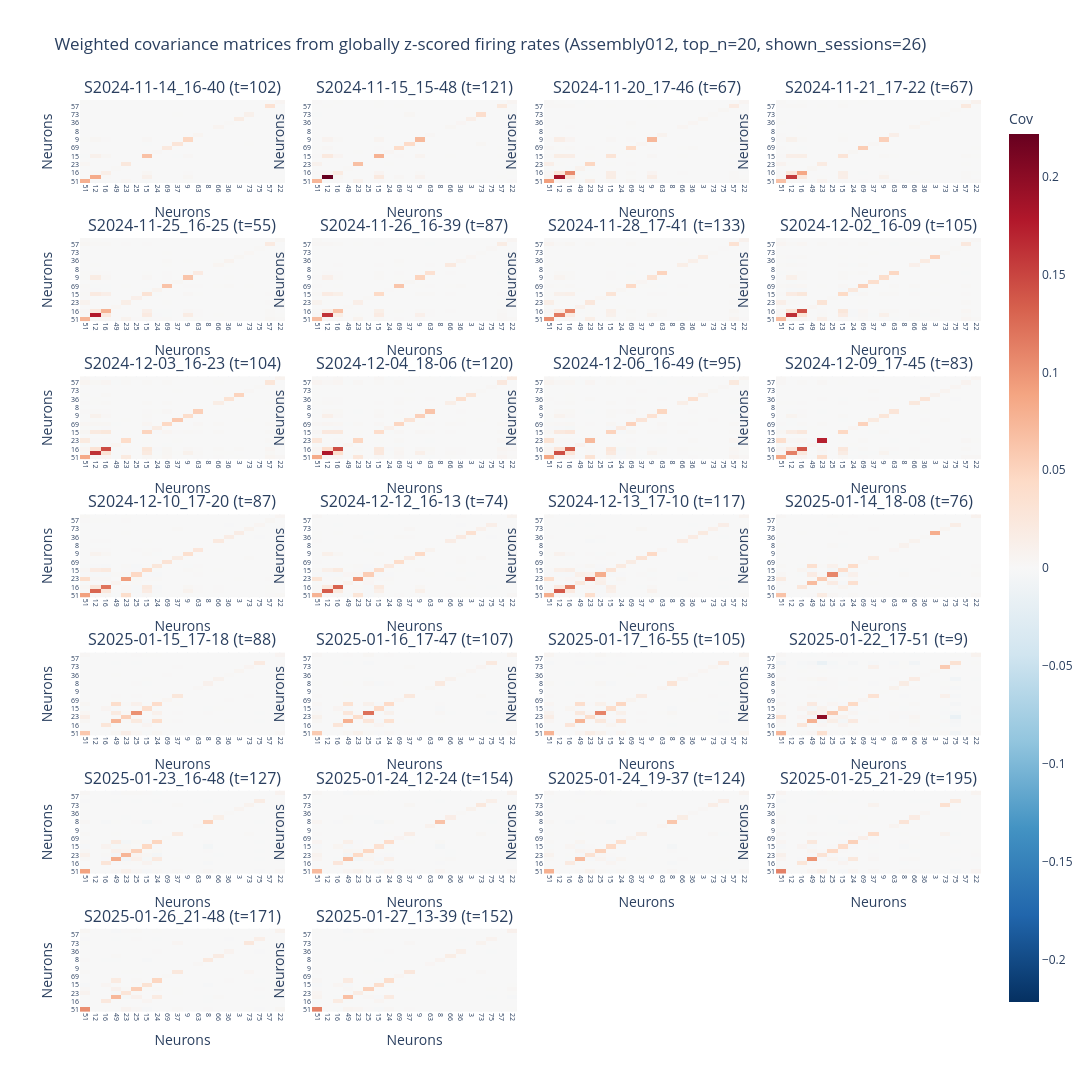

The cell this chart's notebook holds for it:
### Code cell
# Weighted covariance (second moment) from globally z-scored concatenated firing rates
assembly_name = "Assembly012"

top_n = 20

# Session display controls:
# - session_selector=None: first `default_n_sessions` sessions
# - session_selector='all': all sessions
# - session_selector=[...]: session IDs (str) and/or 1-based indices (int)
session_selector = 'all'
default_n_sessions = 8
n_cols = 4  # default 8 sessions -> 2 rows
show_global_panel = False

unit_cols = [c for c in fr.columns if isinstance(c, str) and c.startswith("Unit")]
fr_units_hz = fr.loc[:, unit_cols].apply(pd.to_numeric, errors="coerce").fillna(0.0)

# Global z-score per unit across all concatenated rows
fr_units_z = (fr_units_hz - fr_units_hz.mean(axis=0)) / fr_units_hz.std(axis=0, ddof=1)
fr_units_z = fr_units_z.replace([np.inf, -np.inf], np.nan).fillna(0.0)

w_raw = ensambles[assembly_name].copy()

# Map ensemble index to canonical Unit#### labels
idx_as_str = pd.Series(w_raw.index).astype(str)
if idx_as_str.str.startswith("Unit").all():
    w_by_unit = pd.Series(w_raw.values, index=idx_as_str.values)

w_by_unit = pd.to_numeric(w_by_unit, errors="coerce").reindex(unit_cols).fillna(0.0)

# Ordering by absolute weight
unit_order = w_by_unit.abs().sort_values(ascending=False).index.tolist()

# Apply weights after global z-scoring
fr_units_z_w = fr_units_z.mul(w_by_unit, axis=1)
top_units = unit_order[:min(top_n, len(unit_order))]
fr_units_z_w = fr_units_z_w.loc[:, top_units]

# Overall weighted covariance
cov_global = fr_units_z_w.cov()

all_session_ids = fr_units_z_w.index.get_level_values("session_id").unique().tolist()
cov_by_session = {}
for s in all_session_ids:
    Xs = fr_units_z_w.xs(s, level="session_id")
    cov_by_session[s] = Xs.cov()


def _resolve_session_selection(session_ids, selector, default_n):
    if selector is None:
        return session_ids[:min(default_n, len(session_ids))]

    if isinstance(selector, str):
        if selector.lower() == "all":
            return session_ids
        selector = [selector]

    selected = []
    for item in selector:
        if isinstance(item, (int, np.integer)):
            idx = item - 1 if item > 0 else item
            if idx < -len(session_ids) or idx >= len(session_ids):
                raise IndexError(f"Session index {item} is out of range for {len(session_ids)} sessions.")
            selected.append(session_ids[idx])
        else:
            sid = str(item)
            if sid not in session_ids:
                raise ValueError(f"Unknown session_id: {sid}")
            selected.append(sid)

    # De-duplicate while preserving order
    return list(dict.fromkeys(selected))


selected_session_ids = _resolve_session_selection(
    all_session_ids,
    session_selector,
    default_n_sessions,
)

if not selected_session_ids:
    raise ValueError("No sessions selected for weighted covariance plot.")

n_trials_by_session = {
    s: int(pd.to_numeric(fr_track.xs(s, level="session_id")["trial_id"], errors="coerce").dropna().nunique())
    for s in selected_session_ids
}

panel_covs = []
panel_titles = []
if show_global_panel:
    panel_covs.append(cov_global)
    panel_titles.append(f"Global (n={fr_units_z_w.shape[0]})")

for s in selected_session_ids:
    panel_covs.append(cov_by_session[s])
    panel_titles.append(f"S{s} (t={n_trials_by_session[s]})")

# Shared color scale for comparability across the displayed panels
max_abs = max(float(np.nanmax(np.abs(c.values))) for c in panel_covs)
if not np.isfinite(max_abs) or max_abs == 0:
    max_abs = 1.0

n_panels = len(panel_covs)
n_rows = int(np.ceil(n_panels / n_cols))
titles = panel_titles + [""] * (n_rows * n_cols - len(panel_titles))

fig = make_subplots(
    rows=n_rows,
    cols=n_cols,
    subplot_titles=titles,
    horizontal_spacing=0.03,
    vertical_spacing=0.06,
)


def _add_cov_panel(cov_df, panel_idx, showscale=False):
    row = panel_idx // n_cols + 1
    col = panel_idx % n_cols + 1
    fig.add_trace(
        go.Heatmap(
            z=cov_df.values,
            x=[str(int(u.replace("Unit", ""))) if isinstance(u, str) and u.startswith("Unit") and u[4:].isdigit() else str(u) for u in cov_df.columns],
            y=[str(int(u.replace("Unit", ""))) if isinstance(u, str) and u.startswith("Unit") and u[4:].isdigit() else str(u) for u in cov_df.index],
            colorscale="RdBu_r",
            zmin=-max_abs,
            zmax=max_abs,
            showscale=showscale,
            colorbar={"title": "Cov", "x": 1.02} if showscale else None,
            hovertemplate="X: %{x}<br>Y: %{y}<br>cov: %{z:.3f}<extra></extra>",
        ),
        row=row,
        col=col,
    )
    fig.update_xaxes(title_text="Neurons", showticklabels=True, tickangle=90, tickfont=dict(size=7), row=row, col=col)
    fig.update_yaxes(title_text="Neurons", showticklabels=True, tickfont=dict(size=7), row=row, col=col)


for i, cov_df in enumerate(panel_covs):
    _add_cov_panel(cov_df, panel_idx=i, showscale=(i == 0))

fig.update_layout(
    title=(
        f"Weighted covariance matrices from globally z-scored firing rates "
        f"({assembly_name}, top_n={top_n}, shown_sessions={len(selected_session_ids)})"
    ),
    width=320 * n_cols,
    height=320 * n_rows,
    template="plotly_white",
    showlegend=False,
)

fig.show()

### Figure 1 — Plotly figure (JSON) as saved in the notebook; plotly's stock layout.template omitted (floating-point values rounded to 4 significant figures; data arrays with more than 128 entries replaced by an {"elided": "..."} marker saying what was removed)
{"data": [{"colorbar": {"title": {"text": "Cov"}, "x": 1.02}, "colorscale": [[0, "rgb(5,48,97)"], [0.1, "rgb(33,102,172)"], [0.2, "rgb(67,147,195)"], [0.3, "rgb(146,197,222)"], [0.4, "rgb(209,229,240)"], [0.5, "rgb(247,247,247)"], [0.6, "rgb(253,219,199)"], [0.7, "rgb(244,165,130)"], [0.8, "rgb(214,96,77)"], [0.9, "rgb(178,24,43)"], [1, "rgb(103,0,31)"]], "hovertemplate": "X: %{x}<br>Y: %{y}<br>cov: %{z:.3f}<extra></extra>", "showscale": true, "type": "heatmap", "x": ["51", "12", "16", "49", "23", "25", "15", "24", "69", "37", "9", "63", "8", "66", "36", "3", "73", "75", "57", "22"], "xaxis": "x", "y": ["51", "12", "16", "49", "23", "25", "15", "24", "69", "37", "9", "63", "8", "66", "36", "3", "73", "75", "57", "22"], "yaxis": "y", "z": {"elided": "20x20 float values"}, "zmax": 0.2218, "zmin": -0.2218}, {"colorscale": [[0, "rgb(5,48,97)"], [0.1, "rgb(33,102,172)"], [0.2, "rgb(67,147,195)"], [0.3, "rgb(146,197,222)"], [0.4, "rgb(209,229,240)"], [0.5, "rgb(247,247,247)"], [0.6, "rgb(253,219,199)"], [0.7, "rgb(244,165,130)"], [0.8, "rgb(214,96,77)"], [0.9, "rgb(178,24,43)"], [1, "rgb(103,0,31)"]], "hovertemplate": "X: %{x}<br>Y: %{y}<br>cov: %{z:.3f}<extra></extra>", "showscale": false, "type": "heatmap", "x": ["51", "12", "16", "49", "23", "25", "15", "24", "69", "37", "9", "63", "8", "66", "36", "3", "73", "75", "57", "22"], "xaxis": "x2", "y": ["51", "12", "16", "49", "23", "25", "15", "24", "69", "37", "9", "63", "8", "66", "36", "3", "73", "75", "57", "22"], "yaxis": "y2", "z": {"elided": "20x20 float values"}, "zmax": 0.2218, "zmin": -0.2218}, {"colorscale": [[0, "rgb(5,48,97)"], [0.1, "rgb(33,102,172)"], [0.2, "rgb(67,147,195)"], [0.3, "rgb(146,197,222)"], [0.4, "rgb(209,229,240)"], [0.5, "rgb(247,247,247)"], [0.6, "rgb(253,219,199)"], [0.7, "rgb(244,165,130)"], [0.8, "rgb(214,96,77)"], [0.9, "rgb(178,24,43)"], [1, "rgb(103,0,31)"]], "hovertemplate": "X: %{x}<br>Y: %{y}<br>cov: %{z:.3f}<extra></extra>", "showscale": false, "type": "heatmap", "x": ["51", "12", "16", "49", "23", "25", "15", "24", "69", "37", "9", "63", "8", "66", "36", "3", "73", "75", "57", "22"], "xaxis": "x3", "y": ["51", "12", "16", "49", "23", "25", "15", "24", "69", "37", "9", "63", "8", "66", "36", "3", "73", "75", "57", "22"], "yaxis": "y3", "z": {"elided": "20x20 float values"}, "zmax": 0.2218, "zmin": -0.2218}, {"colorscale": [[0, "rgb(5,48,97)"], [0.1, "rgb(33,102,172)"], [0.2, "rgb(67,147,195)"], [0.3, "rgb(146,197,222)"], [0.4, "rgb(209,229,240)"], [0.5, "rgb(247,247,247)"], [0.6, "rgb(253,219,199)"], [0.7, "rgb(244,165,130)"], [0.8, "rgb(214,96,77)"], [0.9, "rgb(178,24,43)"], [1, "rgb(103,0,31)"]], "hovertemplate": "X: %{x}<br>Y: %{y}<br>cov: %{z:.3f}<extra></extra>", "showscale": false, "type": "heatmap", "x": ["51", "12", "16", "49", "23", "25", "15", "24", "69", "37", "9", "63", "8", "66", "36", "3", "73", "75", "57", "22"], "xaxis": "x4", "y": ["51", "12", "16", "49", "23", "25", "15", "24", "69", "37", "9", "63", "8", "66", "36", "3", "73", "75", "57", "22"], "yaxis": "y4", "z": {"elided": "20x20 float values"}, "zmax": 0.2218, "zmin": -0.2218}, {"colorscale": [[0, "rgb(5,48,97)"], [0.1, "rgb(33,102,172)"], [0.2, "rgb(67,147,195)"], [0.3, "rgb(146,197,222)"], [0.4, "rgb(209,229,240)"], [0.5, "rgb(247,247,247)"], [0.6, "rgb(253,219,199)"], [0.7, "rgb(244,165,130)"], [0.8, "rgb(214,96,77)"], [0.9, "rgb(178,24,43)"], [1, "rgb(103,0,31)"]], "hovertemplate": "X: %{x}<br>Y: %{y}<br>cov: %{z:.3f}<extra></extra>", "showscale": false, "type": "heatmap", "x": ["51", "12", "16", "49", "23", "25", "15", "24", "69", "37", "9", "63", "8", "66", "36", "3", "73", "75", "57", "22"], "xaxis": "x5", "y": ["51", "12", "16", "49", "23", "25", "15", "24", "69", "37", "9", "63", "8", "66", "36", "3", "73", "75", "57", "22"], "yaxis": "y5", "z": {"elided": "20x20 float values"}, "zmax": 0.2218, "zmin": -0.2218}, {"colorscale": [[0, "rgb(5,48,97)"], [0.1, "rgb(33,102,172)"], [0.2, "rgb(67,147,195)"], [0.3, "rgb(146,197,222)"], [0.4, "rgb(209,229,240)"], [0.5, "rgb(247,247,247)"], [0.6, "rgb(253,219,199)"], [0.7, "rgb(244,165,130)"], [0.8, "rgb(214,96,77)"], [0.9, "rgb(178,24,43)"], [1, "rgb(103,0,31)"]], "hovertemplate": "X: %{x}<br>Y: %{y}<br>cov: %{z:.3f}<extra></extra>", "showscale": false, "type": "heatmap", "x": ["51", "12", "16", "49", "23", "25", "15", "24", "69", "37", "9", "63", "8", "66", "36", "3", "73", "75", "57", "22"], "xaxis": "x6", "y": ["51", "12", "16", "49", "23", "25", "15", "24", "69", "37", "9", "63", "8", "66", "36", "3", "73", "75", "57", "22"], "yaxis": "y6", "z": {"elided": "20x20 float values"}, "zmax": 0.2218, "zmin": -0.2218}, {"colorscale": [[0, "rgb(5,48,97)"], [0.1, "rgb(33,102,172)"], [0.2, "rgb(67,147,195)"], [0.3, "rgb(146,197,222)"], [0.4, "rgb(209,229,240)"], [0.5, "rgb(247,247,247)"], [0.6, "rgb(253,219,199)"], [0.7, "rgb(244,165,130)"], [0.8, "rgb(214,96,77)"], [0.9, "rgb(178,24,43)"], [1, "rgb(103,0,31)"]], "hovertemplate": "X: %{x}<br>Y: %{y}<br>cov: %{z:.3f}<extra></extra>", "showscale": false, "type": "heatmap", "x": ["51", "12", "16", "49", "23", "25", "15", "24", "69", "37", "9", "63", "8", "66", "36", "3", "73", "75", "57", "22"], "xaxis": "x7", "y": ["51", "12", "16", "49", "23", "25", "15", "24", "69", "37", "9", "63", "8", "66", "36", "3", "73", "75", "57", "22"], "yaxis": "y7", "z": {"elided": "20x20 float values"}, "zmax": 0.2218, "zmin": -0.2218}, {"colorscale": [[0, "rgb(5,48,97)"], [0.1, "rgb(33,102,172)"], [0.2, "rgb(67,147,195)"], [0.3, "rgb(146,197,222)"], [0.4, "rgb(209,229,240)"], [0.5, "rgb(247,247,247)"], [0.6, "rgb(253,219,199)"], [0.7, "rgb(244,165,130)"], [0.8, "rgb(214,96,77)"], [0.9, "rgb(178,24,43)"], [1, "rgb(103,0,31)"]], "hovertemplate": "X: %{x}<br>Y: %{y}<br>cov: %{z:.3f}<extra></extra>", "showscale": false, "type": "heatmap", "x": ["51", "12", "16", "49", "23", "25", "15", "24", "69", "37", "9", "63", "8", "66", "36", "3", "73", "75", "57", "22"], "xaxis": "x8", "y": ["51", "12", "16", "49", "23", "25", "15", "24", "69", "37", "9", "63", "8", "66", "36", "3", "73", "75", "57", "22"], "yaxis": "y8", "z": {"elided": "20x20 float values"}, "zmax": 0.2218, "zmin": -0.2218}, {"colorscale": [[0, "rgb(5,48,97)"], [0.1, "rgb(33,102,172)"], [0.2, "rgb(67,147,195)"], [0.3, "rgb(146,197,222)"], [0.4, "rgb(209,229,240)"], [0.5, "rgb(247,247,247)"], [0.6, "rgb(253,219,199)"], [0.7, "rgb(244,165,130)"], [0.8, "rgb(214,96,77)"], [0.9, "rgb(178,24,43)"], [1, "rgb(103,0,31)"]], "hovertemplate": "X: %{x}<br>Y: %{y}<br>cov: %{z:.3f}<extra></extra>", "showscale": false, "type": "heatmap", "x": ["51", "12", "16", "49", "23", "25", "15", "24", "69", "37", "9", "63", "8", "66", "36", "3", "73", "75", "57", "22"], "xaxis": "x9", "y": ["51", "12", "16", "49", "23", "25", "15", "24", "69", "37", "9", "63", "8", "66", "36", "3", "73", "75", "57", "22"], "yaxis": "y9", "z": {"elided": "20x20 float values"}, "zmax": 0.2218, "zmin": -0.2218}, {"colorscale": [[0, "rgb(5,48,97)"], [0.1, "rgb(33,102,172)"], [0.2, "rgb(67,147,195)"], [0.3, "rgb(146,197,222)"], [0.4, "rgb(209,229,240)"], [0.5, "rgb(247,247,247)"], [0.6, "rgb(253,219,199)"], [0.7, "rgb(244,165,130)"], [0.8, "rgb(214,96,77)"], [0.9, "rgb(178,24,43)"], [1, "rgb(103,0,31)"]], "hovertemplate": "X: %{x}<br>Y: %{y}<br>cov: %{z:.3f}<extra></extra>", "showscale": false, "type": "heatmap", "x": ["51", "12", "16", "49", "23", "25", "15", "24", "69", "37", "9", "63", "8", "66", "36", "3", "73", "75", "57", "22"], "xaxis": "x10", "y": ["51", "12", "16", "49", "23", "25", "15", "24", "69", "37", "9", "63", "8", "66", "36", "3", "73", "75", "57", "22"], "yaxis": "y10", "z": {"elided": "20x20 float values"}, "zmax": 0.2218, "zmin": -0.2218}, {"colorscale": [[0, "rgb(5,48,97)"], [0.1, "rgb(33,102,172)"], [0.2, "rgb(67,147,195)"], [0.3, "rgb(146,197,222)"], [0.4, "rgb(209,229,240)"], [0.5, "rgb(247,247,247)"], [0.6, "rgb(253,219,199)"], [0.7, "rgb(244,165,130)"], [0.8, "rgb(214,96,77)"], [0.9, "rgb(178,24,43)"], [1, "rgb(103,0,31)"]], "hovertemplate": "X: %{x}<br>Y: %{y}<br>cov: %{z:.3f}<extra></extra>", "showscale": false, "type": "heatmap", "x": ["51", "12", "16", "49", "23", "25", "15", "24", "69", "37", "9", "63", "8", "66", "36", "3", "73", "75", "57", "22"], "xaxis": "x11", "y": ["51", "12", "16", "49", "23", "25", "15", "24", "69", "37", "9", "63", "8", "66", "36", "3", "73", "75", "57", "22"], "yaxis": "y11", "z": {"elided": "20x20 float values"}, "zmax": 0.2218, "zmin": -0.2218}, {"colorscale": [[0, "rgb(5,48,97)"], [0.1, "rgb(33,102,172)"], [0.2, "rgb(67,147,195)"], [0.3, "rgb(146,197,222)"], [0.4, "rgb(209,229,240)"], [0.5, "rgb(247,247,247)"], [0.6, "rgb(253,219,199)"], [0.7, "rgb(244,165,130)"], [0.8, "rgb(214,96,77)"], [0.9, "rgb(178,24,43)"], [1, "rgb(103,0,31)"]], "hovertemplate": "X: %{x}<br>Y: %{y}<br>cov: %{z:.3f}<extra></extra>", "showscale": false, "type": "heatmap", "x": ["51", "12", "16", "49", "23", "25", "15", "24", "69", "37", "9", "63", "8", "66", "36", "3", "73", "75", "57", "22"], "xaxis": "x12", "y": ["51", "12", "16", "49", "23", "25", "15", "24", "69", "37", "9", "63", "8", "66", "36", "3", "73", "75", "57", "22"], "yaxis": "y12", "z": {"elided": "20x20 float values"}, "zmax": 0.2218, "zmin": -0.2218}, {"colorscale": [[0, "rgb(5,48,97)"], [0.1, "rgb(33,102,172)"], [0.2, "rgb(67,147,195)"], [0.3, "rgb(146,197,222)"], [0.4, "rgb(209,229,240)"], [0.5, "rgb(247,247,247)"], [0.6, "rgb(253,219,199)"], [0.7, "rgb(244,165,130)"], [0.8, "rgb(214,96,77)"], [0.9, "rgb(178,24,43)"], [1, "rgb(103,0,31)"]], "hovertemplate": "X: %{x}<br>Y: %{y}<br>cov: %{z:.3f}<extra></extra>", "showscale": false, "type": "heatmap", "x": ["51", "12", "16", "49", "23", "25", "15", "24", "69", "37", "9", "63", "8", "66", "36", "3", "73", "75", "57", "22"], "xaxis": "x13", "y": ["51", "12", "16", "49", "23", "25", "15", "24", "69", "37", "9", "63", "8", "66", "36", "3", "73", "75", "57", "22"], "yaxis": "y13", "z": {"elided": "20x20 float values"}, "zmax": 0.2218, "zmin": -0.2218}, {"colorscale": [[0, "rgb(5,48,97)"], [0.1, "rgb(33,102,172)"], [0.2, "rgb(67,147,195)"], [0.3, "rgb(146,197,222)"], [0.4, "rgb(209,229,240)"], [0.5, "rgb(247,247,247)"], [0.6, "rgb(253,219,199)"], [0.7, "rgb(244,165,130)"], [0.8, "rgb(214,96,77)"], [0.9, "rgb(178,24,43)"], [1, "rgb(103,0,31)"]], "hovertemplate": "X: %{x}<br>Y: %{y}<br>cov: %{z:.3f}<extra></extra>", "showscale": false, "type": "heatmap", "x": ["51", "12", "16", "49", "23", "25", "15", "24", "69", "37", "9", "63", "8", "66", "36", "3", "73", "75", "57", "22"], "xaxis": "x14", "y": ["51", "12", "16", "49", "23", "25", "15", "24", "69", "37", "9", "63", "8", "66", "36", "3", "73", "75", "57", "22"], "yaxis": "y14", "z": {"elided": "20x20 float values"}, "zmax": 0.2218, "zmin": -0.2218}, {"colorscale": [[0, "rgb(5,48,97)"], [0.1, "rgb(33,102,172)"], [0.2, "rgb(67,147,195)"], [0.3, "rgb(146,197,222)"], [0.4, "rgb(209,229,240)"], [0.5, "rgb(247,247,247)"], [0.6, "rgb(253,219,199)"], [0.7, "rgb(244,165,130)"], [0.8, "rgb(214,96,77)"], [0.9, "rgb(178,24,43)"], [1, "rgb(103,0,31)"]], "hovertemplate": "X: %{x}<br>Y: %{y}<br>cov: %{z:.3f}<extra></extra>", "showscale": false, "type": "heatmap", "x": ["51", "12", "16", "49", "23", "25", "15", "24", "69", "37", "9", "63", "8", "66", "36", "3", "73", "75", "57", "22"], "xaxis": "x15", "y": ["51", "12", "16", "49", "23", "25", "15", "24", "69", "37", "9", "63", "8", "66", "36", "3", "73", "75", "57", "22"], "yaxis": "y15", "z": {"elided": "20x20 float values"}, "zmax": 0.2218, "zmin": -0.2218}, {"colorscale": [[0, "rgb(5,48,97)"], [0.1, "rgb(33,102,172)"], [0.2, "rgb(67,147,195)"], [0.3, "rgb(146,197,222)"], [0.4, "rgb(209,229,240)"], [0.5, "rgb(247,247,247)"], [0.6, "rgb(253,219,199)"], [0.7, "rgb(244,165,130)"], [0.8, "rgb(214,96,77)"], [0.9, "rgb(178,24,43)"], [1, "rgb(103,0,31)"]], "hovertemplate": "X: %{x}<br>Y: %{y}<br>cov: %{z:.3f}<extra></extra>", "showscale": false, "type": "heatmap", "x": ["51", "12", "16", "49", "23", "25", "15", "24", "69", "37", "9", "63", "8", "66", "36", "3", "73", "75", "57", "22"], "xaxis": "x16", "y": ["51", "12", "16", "49", "23", "25", "15", "24", "69", "37", "9", "63", "8", "66", "36", "3", "73", "75", "57", "22"], "yaxis": "y16", "z": {"elided": "20x20 float values"}, "zmax": 0.2218, "zmin": -0.2218}, {"colorscale": [[0, "rgb(5,48,97)"], [0.1, "rgb(33,102,172)"], [0.2, "rgb(67,147,195)"], [0.3, "rgb(146,197,222)"], [0.4, "rgb(209,229,240)"], [0.5, "rgb(247,247,247)"], [0.6, "rgb(253,219,199)"], [0.7, "rgb(244,165,130)"], [0.8, "rgb(214,96,77)"], [0.9, "rgb(178,24,43)"], [1, "rgb(103,0,31)"]], "hovertemplate": "X: %{x}<br>Y: %{y}<br>cov: %{z:.3f}<extra></extra>", "showscale": false, "type": "heatmap", "x": ["51", "12", "16", "49", "23", "25", "15", "24", "69", "37", "9", "63", "8", "66", "36", "3", "73", "75", "57", "22"], "xaxis": "x17", "y": ["51", "12", "16", "49", "23", "25", "15", "24", "69", "37", "9", "63", "8", "66", "36", "3", "73", "75", "57", "22"], "yaxis": "y17", "z": {"elided": "20x20 float values"}, "zmax": 0.2218, "zmin": -0.2218}, {"colorscale": [[0, "rgb(5,48,97)"], [0.1, "rgb(33,102,172)"], [0.2, "rgb(67,147,195)"], [0.3, "rgb(146,197,222)"], [0.4, "rgb(209,229,240)"], [0.5, "rgb(247,247,247)"], [0.6, "rgb(253,219,199)"], [0.7, "rgb(244,165,130)"], [0.8, "rgb(214,96,77)"], [0.9, "rgb(178,24,43)"], [1, "rgb(103,0,31)"]], "hovertemplate": "X: %{x}<br>Y: %{y}<br>cov: %{z:.3f}<extra></extra>", "showscale": false, "type": "heatmap", "x": ["51", "12", "16", "49", "23", "25", "15", "24", "69", "37", "9", "63", "8", "66", "36", "3", "73", "75", "57", "22"], "xaxis": "x18", "y": ["51", "12", "16", "49", "23", "25", "15", "24", "69", "37", "9", "63", "8", "66", "36", "3", "73", "75", "57", "22"], "yaxis": "y18", "z": {"elided": "20x20 float values"}, "zmax": 0.2218, "zmin": -0.2218}, {"colorscale": [[0, "rgb(5,48,97)"], [0.1, "rgb(33,102,172)"], [0.2, "rgb(67,147,195)"], [0.3, "rgb(146,197,222)"], [0.4, "rgb(209,229,240)"], [0.5, "rgb(247,247,247)"], [0.6, "rgb(253,219,199)"], [0.7, "rgb(244,165,130)"], [0.8, "rgb(214,96,77)"], [0.9, "rgb(178,24,43)"], [1, "rgb(103,0,31)"]], "hovertemplate": "X: %{x}<br>Y: %{y}<br>cov: %{z:.3f}<extra></extra>", "showscale": false, "type": "heatmap", "x": ["51", "12", "16", "49", "23", "25", "15", "24", "69", "37", "9", "63", "8", "66", "36", "3", "73", "75", "57", "22"], "xaxis": "x19", "y": ["51", "12", "16", "49", "23", "25", "15", "24", "69", "37", "9", "63", "8", "66", "36", "3", "73", "75", "57", "22"], "yaxis": "y19", "z": {"elided": "20x20 float values"}, "zmax": 0.2218, "zmin": -0.2218}, {"colorscale": [[0, "rgb(5,48,97)"], [0.1, "rgb(33,102,172)"], [0.2, "rgb(67,147,195)"], [0.3, "rgb(146,197,222)"], [0.4, "rgb(209,229,240)"], [0.5, "rgb(247,247,247)"], [0.6, "rgb(253,219,199)"], [0.7, "rgb(244,165,130)"], [0.8, "rgb(214,96,77)"], [0.9, "rgb(178,24,43)"], [1, "rgb(103,0,31)"]], "hovertemplate": "X: %{x}<br>Y: %{y}<br>cov: %{z:.3f}<extra></extra>", "showscale": false, "type": "heatmap", "x": ["51", "12", "16", "49", "23", "25", "15", "24", "69", "37", "9", "63", "8", "66", "36", "3", "73", "75", "57", "22"], "xaxis": "x20", "y": ["51", "12", "16", "49", "23", "25", "15", "24", "69", "37", "9", "63", "8", "66", "36", "3", "73", "75", "57", "22"], "yaxis": "y20", "z": {"elided": "20x20 float values"}, "zmax": 0.2218, "zmin": -0.2218}, {"colorscale": [[0, "rgb(5,48,97)"], [0.1, "rgb(33,102,172)"], [0.2, "rgb(67,147,195)"], [0.3, "rgb(146,197,222)"], [0.4, "rgb(209,229,240)"], [0.5, "rgb(247,247,247)"], [0.6, "rgb(253,219,199)"], [0.7, "rgb(244,165,130)"], [0.8, "rgb(214,96,77)"], [0.9, "rgb(178,24,43)"], [1, "rgb(103,0,31)"]], "hovertemplate": "X: %{x}<br>Y: %{y}<br>cov: %{z:.3f}<extra></extra>", "showscale": false, "type": "heatmap", "x": ["51", "12", "16", "49", "23", "25", "15", "24", "69", "37", "9", "63", "8", "66", "36", "3", "73", "75", "57", "22"], "xaxis": "x21", "y": ["51", "12", "16", "49", "23", "25", "15", "24", "69", "37", "9", "63", "8", "66", "36", "3", "73", "75", "57", "22"], "yaxis": "y21", "z": {"elided": "20x20 float values"}, "zmax": 0.2218, "zmin": -0.2218}, {"colorscale": [[0, "rgb(5,48,97)"], [0.1, "rgb(33,102,172)"], [0.2, "rgb(67,147,195)"], [0.3, "rgb(146,197,222)"], [0.4, "rgb(209,229,240)"], [0.5, "rgb(247,247,247)"], [0.6, "rgb(253,219,199)"], [0.7, "rgb(244,165,130)"], [0.8, "rgb(214,96,77)"], [0.9, "rgb(178,24,43)"], [1, "rgb(103,0,31)"]], "hovertemplate": "X: %{x}<br>Y: %{y}<br>cov: %{z:.3f}<extra></extra>", "showscale": false, "type": "heatmap", "x": ["51", "12", "16", "49", "23", "25", "15", "24", "69", "37", "9", "63", "8", "66", "36", "3", "73", "75", "57", "22"], "xaxis": "x22", "y": ["51", "12", "16", "49", "23", "25", "15", "24", "69", "37", "9", "63", "8", "66", "36", "3", "73", "75", "57", "22"], "yaxis": "y22", "z": {"elided": "20x20 float values"}, "zmax": 0.2218, "zmin": -0.2218}, {"colorscale": [[0, "rgb(5,48,97)"], [0.1, "rgb(33,102,172)"], [0.2, "rgb(67,147,195)"], [0.3, "rgb(146,197,222)"], [0.4, "rgb(209,229,240)"], [0.5, "rgb(247,247,247)"], [0.6, "rgb(253,219,199)"], [0.7, "rgb(244,165,130)"], [0.8, "rgb(214,96,77)"], [0.9, "rgb(178,24,43)"], [1, "rgb(103,0,31)"]], "hovertemplate": "X: %{x}<br>Y: %{y}<br>cov: %{z:.3f}<extra></extra>", "showscale": false, "type": "heatmap", "x": ["51", "12", "16", "49", "23", "25", "15", "24", "69", "37", "9", "63", "8", "66", "36", "3", "73", "75", "57", "22"], "xaxis": "x23", "y": ["51", "12", "16", "49", "23", "25", "15", "24", "69", "37", "9", "63", "8", "66", "36", "3", "73", "75", "57", "22"], "yaxis": "y23", "z": {"elided": "20x20 float values"}, "zmax": 0.2218, "zmin": -0.2218}, {"colorscale": [[0, "rgb(5,48,97)"], [0.1, "rgb(33,102,172)"], [0.2, "rgb(67,147,195)"], [0.3, "rgb(146,197,222)"], [0.4, "rgb(209,229,240)"], [0.5, "rgb(247,247,247)"], [0.6, "rgb(253,219,199)"], [0.7, "rgb(244,165,130)"], [0.8, "rgb(214,96,77)"], [0.9, "rgb(178,24,43)"], [1, "rgb(103,0,31)"]], "hovertemplate": "X: %{x}<br>Y: %{y}<br>cov: %{z:.3f}<extra></extra>", "showscale": false, "type": "heatmap", "x": ["51", "12", "16", "49", "23", "25", "15", "24", "69", "37", "9", "63", "8", "66", "36", "3", "73", "75", "57", "22"], "xaxis": "x24", "y": ["51", "12", "16", "49", "23", "25", "15", "24", "69", "37", "9", "63", "8", "66", "36", "3", "73", "75", "57", "22"], "yaxis": "y24", "z": {"elided": "20x20 float values"}, "zmax": 0.2218, "zmin": -0.2218}, {"colorscale": [[0, "rgb(5,48,97)"], [0.1, "rgb(33,102,172)"], [0.2, "rgb(67,147,195)"], [0.3, "rgb(146,197,222)"], [0.4, "rgb(209,229,240)"], [0.5, "rgb(247,247,247)"], [0.6, "rgb(253,219,199)"], [0.7, "rgb(244,165,130)"], [0.8, "rgb(214,96,77)"], [0.9, "rgb(178,24,43)"], [1, "rgb(103,0,31)"]], "hovertemplate": "X: %{x}<br>Y: %{y}<br>cov: %{z:.3f}<extra></extra>", "showscale": false, "type": "heatmap", "x": ["51", "12", "16", "49", "23", "25", "15", "24", "69", "37", "9", "63", "8", "66", "36", "3", "73", "75", "57", "22"], "xaxis": "x25", "y": ["51", "12", "16", "49", "23", "25", "15", "24", "69", "37", "9", "63", "8", "66", "36", "3", "73", "75", "57", "22"], "yaxis": "y25", "z": {"elided": "20x20 float values"}, "zmax": 0.2218, "zmin": -0.2218}, {"colorscale": [[0, "rgb(5,48,97)"], [0.1, "rgb(33,102,172)"], [0.2, "rgb(67,147,195)"], [0.3, "rgb(146,197,222)"], [0.4, "rgb(209,229,240)"], [0.5, "rgb(247,247,247)"], [0.6, "rgb(253,219,199)"], [0.7, "rgb(244,165,130)"], [0.8, "rgb(214,96,77)"], [0.9, "rgb(178,24,43)"], [1, "rgb(103,0,31)"]], "hovertemplate": "X: %{x}<br>Y: %{y}<br>cov: %{z:.3f}<extra></extra>", "showscale": false, "type": "heatmap", "x": ["51", "12", "16", "49", "23", "25", "15", "24", "69", "37", "9", "63", "8", "66", "36", "3", "73", "75", "57", "22"], "xaxis": "x26", "y": ["51", "12", "16", "49", "23", "25", "15", "24", "69", "37", "9", "63", "8", "66", "36", "3", "73", "75", "57", "22"], "yaxis": "y26", "z": {"elided": "20x20 float values"}, "zmax": 0.2218, "zmin": -0.2218}], "layout": {"annotations": [{"font": {"size": 16}, "showarrow": false, "text": "S2024-11-14_16-40 (t=102)", "x": 0.1138, "xanchor": "center", "xref": "paper", "y": 1, "yanchor": "bottom", "yref": "paper"}, {"font": {"size": 16}, "showarrow": false, "text": "S2024-11-15_15-48 (t=121)", "x": 0.3712, "xanchor": "center", "xref": "paper", "y": 1, "yanchor": "bottom", "yref": "paper"}, {"font": {"size": 16}, "showarrow": false, "text": "S2024-11-20_17-46 (t=67)", "x": 0.6288, "xanchor": "center", "xref": "paper", "y": 1, "yanchor": "bottom", "yref": "paper"}, {"font": {"size": 16}, "showarrow": false, "text": "S2024-11-21_17-22 (t=67)", "x": 0.8862, "xanchor": "center", "xref": "paper", "y": 1, "yanchor": "bottom", "yref": "paper"}, {"font": {"size": 16}, "showarrow": false, "text": "S2024-11-25_16-25 (t=55)", "x": 0.1138, "xanchor": "center", "xref": "paper", "y": 0.8486, "yanchor": "bottom", "yref": "paper"}, {"font": {"size": 16}, "showarrow": false, "text": "S2024-11-26_16-39 (t=87)", "x": 0.3712, "xanchor": "center", "xref": "paper", "y": 0.8486, "yanchor": "bottom", "yref": "paper"}, {"font": {"size": 16}, "showarrow": false, "text": "S2024-11-28_17-41 (t=133)", "x": 0.6288, "xanchor": "center", "xref": "paper", "y": 0.8486, "yanchor": "bottom", "yref": "paper"}, {"font": {"size": 16}, "showarrow": false, "text": "S2024-12-02_16-09 (t=105)", "x": 0.8862, "xanchor": "center", "xref": "paper", "y": 0.8486, "yanchor": "bottom", "yref": "paper"}, {"font": {"size": 16}, "showarrow": false, "text": "S2024-12-03_16-23 (t=104)", "x": 0.1138, "xanchor": "center", "xref": "paper", "y": 0.6971, "yanchor": "bottom", "yref": "paper"}, {"font": {"size": 16}, "showarrow": false, "text": "S2024-12-04_18-06 (t=120)", "x": 0.3712, "xanchor": "center", "xref": "paper", "y": 0.6971, "yanchor": "bottom", "yref": "paper"}, {"font": {"size": 16}, "showarrow": false, "text": "S2024-12-06_16-49 (t=95)", "x": 0.6288, "xanchor": "center", "xref": "paper", "y": 0.6971, "yanchor": "bottom", "yref": "paper"}, {"font": {"size": 16}, "showarrow": false, "text": "S2024-12-09_17-45 (t=83)", "x": 0.8862, "xanchor": "center", "xref": "paper", "y": 0.6971, "yanchor": "bottom", "yref": "paper"}, {"font": {"size": 16}, "showarrow": false, "text": "S2024-12-10_17-20 (t=87)", "x": 0.1138, "xanchor": "center", "xref": "paper", "y": 0.5457, "yanchor": "bottom", "yref": "paper"}, {"font": {"size": 16}, "showarrow": false, "text": "S2024-12-12_16-13 (t=74)", "x": 0.3712, "xanchor": "center", "xref": "paper", "y": 0.5457, "yanchor": "bottom", "yref": "paper"}, {"font": {"size": 16}, "showarrow": false, "text": "S2024-12-13_17-10 (t=117)", "x": 0.6288, "xanchor": "center", "xref": "paper", "y": 0.5457, "yanchor": "bottom", "yref": "paper"}, {"font": {"size": 16}, "showarrow": false, "text": "S2025-01-14_18-08 (t=76)", "x": 0.8862, "xanchor": "center", "xref": "paper", "y": 0.5457, "yanchor": "bottom", "yref": "paper"}, {"font": {"size": 16}, "showarrow": false, "text": "S2025-01-15_17-18 (t=88)", "x": 0.1138, "xanchor": "center", "xref": "paper", "y": 0.3943, "yanchor": "bottom", "yref": "paper"}, {"font": {"size": 16}, "showarrow": false, "text": "S2025-01-16_17-47 (t=107)", "x": 0.3712, "xanchor": "center", "xref": "paper", "y": 0.3943, "yanchor": "bottom", "yref": "paper"}, {"font": {"size": 16}, "showarrow": false, "text": "S2025-01-17_16-55 (t=105)", "x": 0.6288, "xanchor": "center", "xref": "paper", "y": 0.3943, "yanchor": "bottom", "yref": "paper"}, {"font": {"size": 16}, "showarrow": false, "text": "S2025-01-22_17-51 (t=9)", "x": 0.8862, "xanchor": "center", "xref": "paper", "y": 0.3943, "yanchor": "bottom", "yref": "paper"}, {"font": {"size": 16}, "showarrow": false, "text": "S2025-01-23_16-48 (t=127)", "x": 0.1138, "xanchor": "center", "xref": "paper", "y": 0.2429, "yanchor": "bottom", "yref": "paper"}, {"font": {"size": 16}, "showarrow": false, "text": "S2025-01-24_12-24 (t=154)", "x": 0.3712, "xanchor": "center", "xref": "paper", "y": 0.2429, "yanchor": "bottom", "yref": "paper"}, {"font": {"size": 16}, "showarrow": false, "text": "S2025-01-24_19-37 (t=124)", "x": 0.6288, "xanchor": "center", "xref": "paper", "y": 0.2429, "yanchor": "bottom", "yref": "paper"}, {"font": {"size": 16}, "showarrow": false, "text": "S2025-01-25_21-29 (t=195)", "x": 0.8862, "xanchor": "center", "xref": "paper", "y": 0.2429, "yanchor": "bottom", "yref": "paper"}, {"font": {"size": 16}, "showarrow": false, "text": "S2025-01-26_21-48 (t=171)", "x": 0.1138, "xanchor": "center", "xref": "paper", "y": 0.09143, "yanchor": "bottom", "yref": "paper"}, {"font": {"size": 16}, "showarrow": false, "text": "S2025-01-27_13-39 (t=152)", "x": 0.3712, "xanchor": "center", "xref": "paper", "y": 0.09143, "yanchor": "bottom", "yref": "paper"}], "height": 2240, "showlegend": false, "title": {"text": "Weighted covariance matrices from globally z-scored firing rates (Assembly012, top_n=20, shown_sessions=26)"}, "width": 1280, "xaxis": {"anchor": "y", "domain": [0, 0.2275], "showticklabels": true, "tickangle": 90, "tickfont": {"size": 7}, "title": {"text": "Neurons"}}, "xaxis10": {"anchor": "y10", "domain": [0.2575, 0.485], "showticklabels": true, "tickangle": 90, "tickfont": {"size": 7}, "title": {"text": "Neurons"}}, "xaxis11": {"anchor": "y11", "domain": [0.515, 0.7425], "showticklabels": true, "tickangle": 90, "tickfont": {"size": 7}, "title": {"text": "Neurons"}}, "xaxis12": {"anchor": "y12", "domain": [0.7725, 1], "showticklabels": true, "tickangle": 90, "tickfont": {"size": 7}, "title": {"text": "Neurons"}}, "xaxis13": {"anchor": "y13", "domain": [0, 0.2275], "showticklabels": true, "tickangle": 90, "tickfont": {"size": 7}, "title": {"text": "Neurons"}}, "xaxis14": {"anchor": "y14", "domain": [0.2575, 0.485], "showticklabels": true, "tickangle": 90, "tickfont": {"size": 7}, "title": {"text": "Neurons"}}, "xaxis15": {"anchor": "y15", "domain": [0.515, 0.7425], "showticklabels": true, "tickangle": 90, "tickfont": {"size": 7}, "title": {"text": "Neurons"}}, "xaxis16": {"anchor": "y16", "domain": [0.7725, 1], "showticklabels": true, "tickangle": 90, "tickfont": {"size": 7}, "title": {"text": "Neurons"}}, "xaxis17": {"anchor": "y17", "domain": [0, 0.2275], "showticklabels": true, "tickangle": 90, "tickfont": {"size": 7}, "title": {"text": "Neurons"}}, "xaxis18": {"anchor": "y18", "domain": [0.2575, 0.485], "showticklabels": true, "tickangle": 90, "tickfont": {"size": 7}, "title": {"text": "Neurons"}}, "xaxis19": {"anchor": "y19", "domain": [0.515, 0.7425], "showticklabels": true, "tickangle": 90, "tickfont": {"size": 7}, "title": {"text": "Neurons"}}, "xaxis2": {"anchor": "y2", "domain": [0.2575, 0.485], "showticklabels": true, "tickangle": 90, "tickfont": {"size": 7}, "title": {"text": "Neurons"}}, "xaxis20": {"anchor": "y20", "domain": [0.7725, 1], "showticklabels": true, "tickangle": 90, "tickfont": {"size": 7}, "title": {"text": "Neurons"}}, "xaxis21": {"anchor": "y21", "domain": [0, 0.2275], "showticklabels": true, "tickangle": 90, "tickfont": {"size": 7}, "title": {"text": "Neurons"}}, "xaxis22": {"anchor": "y22", "domain": [0.2575, 0.485], "showticklabels": true, "tickangle": 90, "tickfont": {"size": 7}, "title": {"text": "Neurons"}}, "xaxis23": {"anchor": "y23", "domain": [0.515, 0.7425], "showticklabels": true, "tickangle": 90, "tickfont": {"size": 7}, "title": {"text": "Neurons"}}, "xaxis24": {"anchor": "y24", "domain": [0.7725, 1], "showticklabels": true, "tickangle": 90, "tickfont": {"size": 7}, "title": {"text": "Neurons"}}, "xaxis25": {"anchor": "y25", "domain": [0, 0.2275], "showticklabels": true, "tickangle": 90, "tickfont": {"size": 7}, "title": {"text": "Neurons"}}, "xaxis26": {"anchor": "y26", "domain": [0.2575, 0.485], "showticklabels": true, "tickangle": 90, "tickfont": {"size": 7}, "title": {"text": "Neurons"}}, "xaxis27": {"anchor": "y27", "domain": [0.515, 0.7425]}, "xaxis28": {"anchor": "y28", "domain": [0.7725, 1]}, "xaxis3": {"anchor": "y3", "domain": [0.515, 0.7425], "showticklabels": true, "tickangle": 90, "tickfont": {"size": 7}, "title": {"text": "Neurons"}}, "xaxis4": {"anchor": "y4", "domain": [0.7725, 1], "showticklabels": true, "tickangle": 90, "tickfont": {"size": 7}, "title": {"text": "Neurons"}}, "xaxis5": {"anchor": "y5", "domain": [0, 0.2275], "showticklabels": true, "tickangle": 90, "tickfont": {"size": 7}, "title": {"text": "Neurons"}}, "xaxis6": {"anchor": "y6", "domain": [0.2575, 0.485], "showticklabels": true, "tickangle": 90, "tickfont": {"size": 7}, "title": {"text": "Neurons"}}, "xaxis7": {"anchor": "y7", "domain": [0.515, 0.7425], "showticklabels": true, "tickangle": 90, "tickfont": {"size": 7}, "title": {"text": "Neurons"}}, "xaxis8": {"anchor": "y8", "domain": [0.7725, 1], "showticklabels": true, "tickangle": 90, "tickfont": {"size": 7}, "title": {"text": "Neurons"}}, "xaxis9": {"anchor": "y9", "domain": [0, 0.2275], "showticklabels": true, "tickangle": 90, "tickfont": {"size": 7}, "title": {"text": "Neurons"}}, "yaxis": {"anchor": "x", "domain": [0.9086, 1], "showticklabels": true, "tickfont": {"size": 7}, "title": {"text": "Neurons"}}, "yaxis10": {"anchor": "x10", "domain": [0.6057, 0.6971], "showticklabels": true, "tickfont": {"size": 7}, "title": {"text": "Neurons"}}, "yaxis11": {"anchor": "x11", "domain": [0.6057, 0.6971], "showticklabels": true, "tickfont": {"size": 7}, "title": {"text": "Neurons"}}, "yaxis12": {"anchor": "x12", "domain": [0.6057, 0.6971], "showticklabels": true, "tickfont": {"size": 7}, "title": {"text": "Neurons"}}, "yaxis13": {"anchor": "x13", "domain": [0.4543, 0.5457], "showticklabels": true, "tickfont": {"size": 7}, "title": {"text": "Neurons"}}, "yaxis14": {"anchor": "x14", "domain": [0.4543, 0.5457], "showticklabels": true, "tickfont": {"size": 7}, "title": {"text": "Neurons"}}, "yaxis15": {"anchor": "x15", "domain": [0.4543, 0.5457], "showticklabels": true, "tickfont": {"size": 7}, "title": {"text": "Neurons"}}, "yaxis16": {"anchor": "x16", "domain": [0.4543, 0.5457], "showticklabels": true, "tickfont": {"size": 7}, "title": {"text": "Neurons"}}, "yaxis17": {"anchor": "x17", "domain": [0.3029, 0.3943], "showticklabels": true, "tickfont": {"size": 7}, "title": {"text": "Neurons"}}, "yaxis18": {"anchor": "x18", "domain": [0.3029, 0.3943], "showticklabels": true, "tickfont": {"size": 7}, "title": {"text": "Neurons"}}, "yaxis19": {"anchor": "x19", "domain": [0.3029, 0.3943], "showticklabels": true, "tickfont": {"size": 7}, "title": {"text": "Neurons"}}, "yaxis2": {"anchor": "x2", "domain": [0.9086, 1], "showticklabels": true, "tickfont": {"size": 7}, "title": {"text": "Neurons"}}, "yaxis20": {"anchor": "x20", "domain": [0.3029, 0.3943], "showticklabels": true, "tickfont": {"size": 7}, "title": {"text": "Neurons"}}, "yaxis21": {"anchor": "x21", "domain": [0.1514, 0.2429], "showticklabels": true, "tickfont": {"size": 7}, "title": {"text": "Neurons"}}, "yaxis22": {"anchor": "x22", "domain": [0.1514, 0.2429], "showticklabels": true, "tickfont": {"size": 7}, "title": {"text": "Neurons"}}, "yaxis23": {"anchor": "x23", "domain": [0.1514, 0.2429], "showticklabels": true, "tickfont": {"size": 7}, "title": {"text": "Neurons"}}, "yaxis24": {"anchor": "x24", "domain": [0.1514, 0.2429], "showticklabels": true, "tickfont": {"size": 7}, "title": {"text": "Neurons"}}, "yaxis25": {"anchor": "x25", "domain": [0, 0.09143], "showticklabels": true, "tickfont": {"size": 7}, "title": {"text": "Neurons"}}, "yaxis26": {"anchor": "x26", "domain": [0, 0.09143], "showticklabels": true, "tickfont": {"size": 7}, "title": {"text": "Neurons"}}, "yaxis27": {"anchor": "x27", "domain": [0, 0.09143]}, "yaxis28": {"anchor": "x28", "domain": [0, 0.09143]}, "yaxis3": {"anchor": "x3", "domain": [0.9086, 1], "showticklabels": true, "tickfont": {"size": 7}, "title": {"text": "Neurons"}}, "yaxis4": {"anchor": "x4", "domain": [0.9086, 1], "showticklabels": true, "tickfont": {"size": 7}, "title": {"text": "Neurons"}}, "yaxis5": {"anchor": "x5", "domain": [0.7571, 0.8486], "showticklabels": true, "tickfont": {"size": 7}, "title": {"text": "Neurons"}}, "yaxis6": {"anchor": "x6", "domain": [0.7571, 0.8486], "showticklabels": true, "tickfont": {"size": 7}, "title": {"text": "Neurons"}}, "yaxis7": {"anchor": "x7", "domain": [0.7571, 0.8486], "showticklabels": true, "tickfont": {"size": 7}, "title": {"text": "Neurons"}}, "yaxis8": {"anchor": "x8", "domain": [0.7571, 0.8486], "showticklabels": true, "tickfont": {"size": 7}, "title": {"text": "Neurons"}}, "yaxis9": {"anchor": "x9", "domain": [0.6057, 0.6971], "showticklabels": true, "tickfont": {"size": 7}, "title": {"text": "Neurons"}}}}
